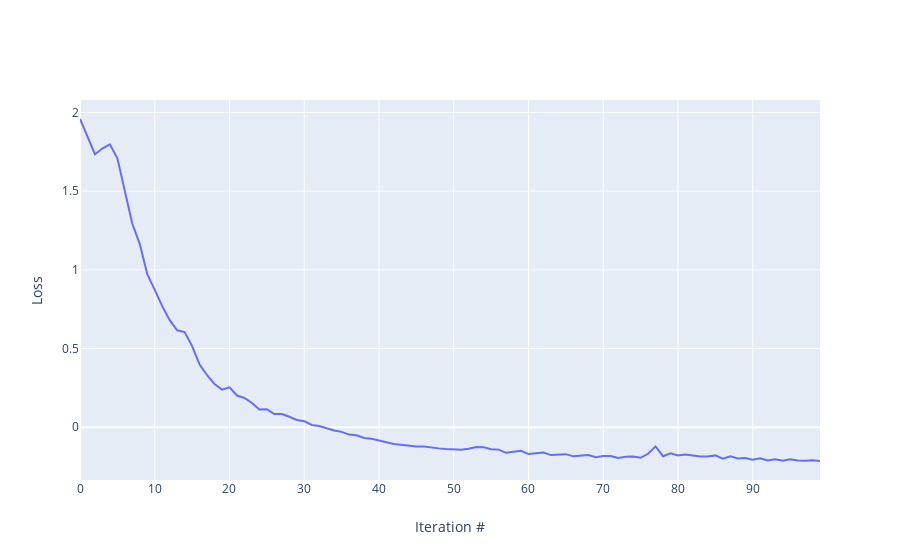

The notebook cell this image was saved under:
### Markdown cell above
### Training by example
Time to train the model. We first "train by example" by computing only the ML loss. This loss essentially maximizes the likelihood of our input configurations in the latent space Gaussian distribution. 

In contrast, the KL loss promotes sampling of low-energy states; it also includes an entropic contribution to penalize repeated sampling of the same stable state.

### Code cell
optimizer = torch.optim.Adam([p for p in model.parameters() if p.requires_grad==True], lr=lr1) 
training_set = training_set.astype('float32')
trainloader = data.DataLoader(dataset=training_set, batch_size=batch_size1)

losses = [] # for visualizing loss as a function of iteration number rather than epoch number
t = 0 # iteration count

while t < iter1:
    for batch in trainloader:  

        # Custom ML loss function
        loss = model.loss_ml(batch) 
        losses.append(loss.item()) # save values for plotting later 
    
        # Training
        optimizer.zero_grad() # Set grads to zero, else PyTorch will accumulate gradients on each backprop
        loss.backward(retain_graph=True)
        optimizer.step()
        
        t = t + 1 # iteration count
        if t % 25 == 0:
            print('iter %s:' % t, 'loss = %.3f' % loss)

# Visualize loss
fig = go.Figure() # plotly reference: https://plot.ly/python/line-charts/
fig.add_trace(go.Scatter(x=np.arange(len(losses)), y=losses,
                    mode='lines',
                    name='lines'))

fig.update_layout(yaxis_title='Loss',
                   xaxis_title='Iteration #')

### Figure 1 — Plotly figure (JSON) as saved in the notebook; plotly's stock layout.template omitted (floating-point values rounded to 4 significant figures)
{"data": [{"mode": "lines", "name": "lines", "type": "scatter", "x": [0, 1, 2, 3, 4, 5, 6, 7, 8, 9, 10, 11, 12, 13, 14, 15, 16, 17, 18, 19, 20, 21, 22, 23, 24, 25, 26, 27, 28, 29, 30, 31, 32, 33, 34, 35, 36, 37, 38, 39, 40, 41, 42, 43, 44, 45, 46, 47, 48, 49, 50, 51, 52, 53, 54, 55, 56, 57, 58, 59, 60, 61, 62, 63, 64, 65, 66, 67, 68, 69, 70, 71, 72, 73, 74, 75, 76, 77, 78, 79, 80, 81, 82, 83, 84, 85, 86, 87, 88, 89, 90, 91, 92, 93, 94, 95, 96, 97, 98, 99], "y": [1.958, 1.842, 1.734, 1.771, 1.797, 1.708, 1.508, 1.292, 1.163, 0.9719, 0.8727, 0.7695, 0.6807, 0.6159, 0.6044, 0.5156, 0.3986, 0.3307, 0.2741, 0.2392, 0.2535, 0.2016, 0.186, 0.1541, 0.1128, 0.1148, 0.08419, 0.08369, 0.06641, 0.04631, 0.03889, 0.01446, 0.008381, -0.007046, -0.02065, -0.02936, -0.04671, -0.05045, -0.06856, -0.07355, -0.08625, -0.09549, -0.1057, -0.1113, -0.118, -0.1221, -0.123, -0.1304, -0.1342, -0.1384, -0.1417, -0.1424, -0.137, -0.1251, -0.1272, -0.1395, -0.142, -0.1622, -0.1557, -0.1499, -0.1703, -0.1666, -0.1606, -0.1768, -0.1719, -0.1709, -0.1848, -0.179, -0.1768, -0.1901, -0.1833, -0.1827, -0.1952, -0.1875, -0.1856, -0.1941, -0.1684, -0.1217, -0.1838, -0.1648, -0.1786, -0.1725, -0.1801, -0.1864, -0.1855, -0.1787, -0.2002, -0.1839, -0.1986, -0.195, -0.2057, -0.1975, -0.2116, -0.2031, -0.2128, -0.2032, -0.2108, -0.2134, -0.2089, -0.2143]}], "layout": {"xaxis": {"title": {"text": "Iteration #"}}, "yaxis": {"title": {"text": "Loss"}}}}
